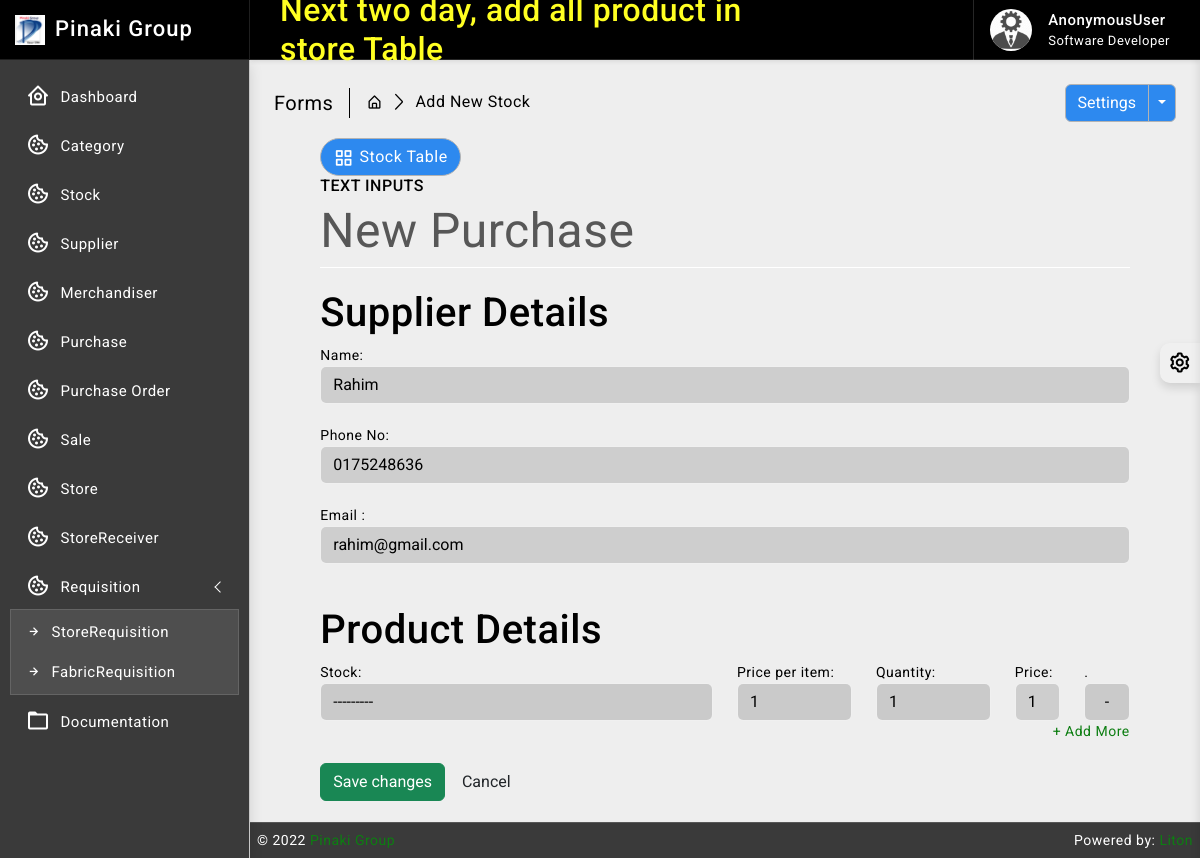
The page /purchase/create/1 on the database its author committed.
### supplier/models.py (models this page shows, shortened)
class Supplier(models.Model):
    id = models.AutoField(primary_key=True)
    name = models.CharField(max_length=150)
    phone = models.CharField(max_length=12, unique=True)
    address = models.CharField(max_length=200)
    email = models.EmailField(max_length=254, unique=True)
    is_deleted = models.BooleanField(default=False)
    class Meta:
        verbose_name_plural = "Requests"
        verbose_name = "Request"

### purchase/views.py (the view, shortened to what this page needs)
# urls.py: path('create/<pk>', views.PurchaseCreateView.as_view(), name='create'),
class PurchaseCreateView(View):
    template_name = 'purchase/create.html'                                      # Liton ------> Just a varisble asign template path
    def get(self, request, pk):
        formset = PurchaseItemFormset(request.GET or None)                      # renders an empty formset
        supplierobj = get_object_or_404(Supplier, pk=pk)                        # gets the supplier object
        context = {
            'formset'   : formset,
            'supplier'  : supplierobj,
        }                                                                       # sends the supplier and formset as context
        return render(request, self.template_name, context)

### stock/models.py (called while the page is built)
    def __str__(self):
        return self.name

### templates/purchase/create.html (shortened to what this page needs)
{% extends 'base/base.html' %}
{% block body %}
{% load crispy_forms_tags %}
{% load static %}
<div class="page-wrapper">
	<div class="page-content">
		<div class="page-breadcrumb d-none d-sm-flex align-items-center mb-3">
			<div class="breadcrumb-title pe-3">Forms</div>
			<div class="ps-3">
				<nav aria-label="breadcrumb">
					<ol class="breadcrumb mb-0 p-0">
						<li class="breadcrumb-item">
							<a href="#">
								<i class="bx bx-home-alt"></i>
							</a>
						</li>
						<li class="breadcrumb-item active" aria-current="page">Add New Stock</li>
					</ol>
				</nav>
			</div>
			<div class="ms-auto">
				<div class="btn-group">
					<button type="button" class="btn btn-light">Settings</button>
					<button type="button" class="btn btn-light dropdown-toggle dropdown-toggle-split" data-bs-toggle="dropdown">
					</button>
				</div>
			</div>
		</div>
		<div class="row">
			<div class="col-xl-9 mx-auto">
				<div class="ms-auto">
					<a href="{% url 'stock_read' %}" class="btn btn-light radius-30 mt-2 mt-lg-0">
						<i class="bx bx-grid-alt"></i>Stock Table
					</a>
				</div>
				<h6 class="mb-0 text-uppercase">Text Inputs</h6>
    <div style="color:#575757; font-style: bold; font-size: 3rem; border-bottom: 1px solid white;">New Purchase</div>
        <br>
        <div class="panel panel-default">
            <div class="panel-heading panel-heading-text">
                <h1>Supplier Details</h1>
            </div>
            <div class="panel-body">
                <div class="col-sm-12">
                    <div class="controls">
                        <label for="id_name" class="panel-body-text">Name:</label>
                        <input type="text" class="form-control textinput" id="id_name" value="{{ supplier.name }}" disabled>
                    </div>
                </div><br>
                <div class="col-sm-12">
                    <div class="controls">
                        <label for="id_name" class="panel-body-text">Phone No:</label>
                        <input type="text" class="form-control textinput" id="id_name" value="{{ supplier.phone }}" disabled>
                    </div>
                </div><br>
                <div class="col-sm-12">
                    <div class="controls">
                        <label for="id_name" class="panel-body-text">Email :</label>
                        <input type="text" class="form-control textinput" id="id_name" value="{{ supplier.email }}" disabled>
                    </div>
                </div><br>
            </div>
        </div>
        <br>
        <form method="post" class="panel panel-default">
            <div class="panel-heading panel-heading-text">
                <h1>Product Details</h1>
            </div>
                <div id="stockitem">
                    <div class="panel-body">
                    {% for form in formset %}
                        <div class="row form-row">
                            <div class="form-group col-md-6">
                                <label class="panel-body-text">Stock:</label>
                                {{ form.stock }}
                            </div>
                            <div class="form-group col-md-2">
                                <label class="panel-body-text">Price per item:</label>
                                {{ form.unit_price }}
                            </div>
                            <div class="form-group col-md-2">
                                <label class="panel-body-text">Quantity:</label>
                                {{ form.quantity }}
                            </div>
                            <div class="form-group col-md-1">
                                <label class="panel-body-text">Price:</label>
                                <input type="text" class="textinput form-control totalprice" value="1" disabled required>
                            </div>
                            <div class="form-group col-md-1">
                                <label class="panel-body-text" style="color: #000">.</label>
                                <button class="form-control btn btn-danger remove-form-row">-</button>
                            </div>
                        </div>
                    {% endfor %}
                        <div style="text-align: right;">
                            <a href="#" class="add-form-row">+ Add More</a>
                        </div>
                    </div>
                </div>
            <br>
            <div class="align-middle">
                <button type="submit" class="btn btn-success">Save changes</button>
                <button type="reset" class="btn">Cancel</button>
            </div>
        </form><br>
    </div>
			</div>
		</div>
	</div>
</div>
{% endblock body %}

### static/css/app.css (style rules this page uses)
body { font-size: 14px; letter-spacing: .5px; font-family: Roboto, sans-serif; overflow-x: hidden }
a { text-decoration: none }
.page-wrapper { height: 100%; margin-top: 60px; margin-bottom: 0px; margin-left: 250px }
.page-content { padding: 1.5rem 1.5rem 0 1.5rem }
.breadcrumb-title { font-size: 20px; border-right: 1.5px solid #000000; }
.page-breadcrumb .breadcrumb li.breadcrumb-item { font-size: 16px }
.page-breadcrumb .breadcrumb-item+.breadcrumb-item::before { display: inline-block; padding-right: .5rem; color: #000000; font-family: LineIcons; content: "\ea5c" }
.radius-30 { border-radius: 30px }
.btn i { vertical-align: middle; font-size: 1.3rem; margin-top: -1em; margin-bottom: -1em; margin-right: 5px }
input::placeholder { color: #fff!important; opacity: .3!important }
.bg-theme { background-size: 100% 100%; background-attachment: fixed; background-position: center; background-repeat: no-repeat; transition: background .2s; }
body.bg-theme2 { background-image: url(../images/bg-themes/2.png); }

### rows shown on the page
Supplier: name "Rahim", phone "0175248636", email "rahim@gmail.com"

### other values the page prints
{{ request.user }} "AnonymousUser"
